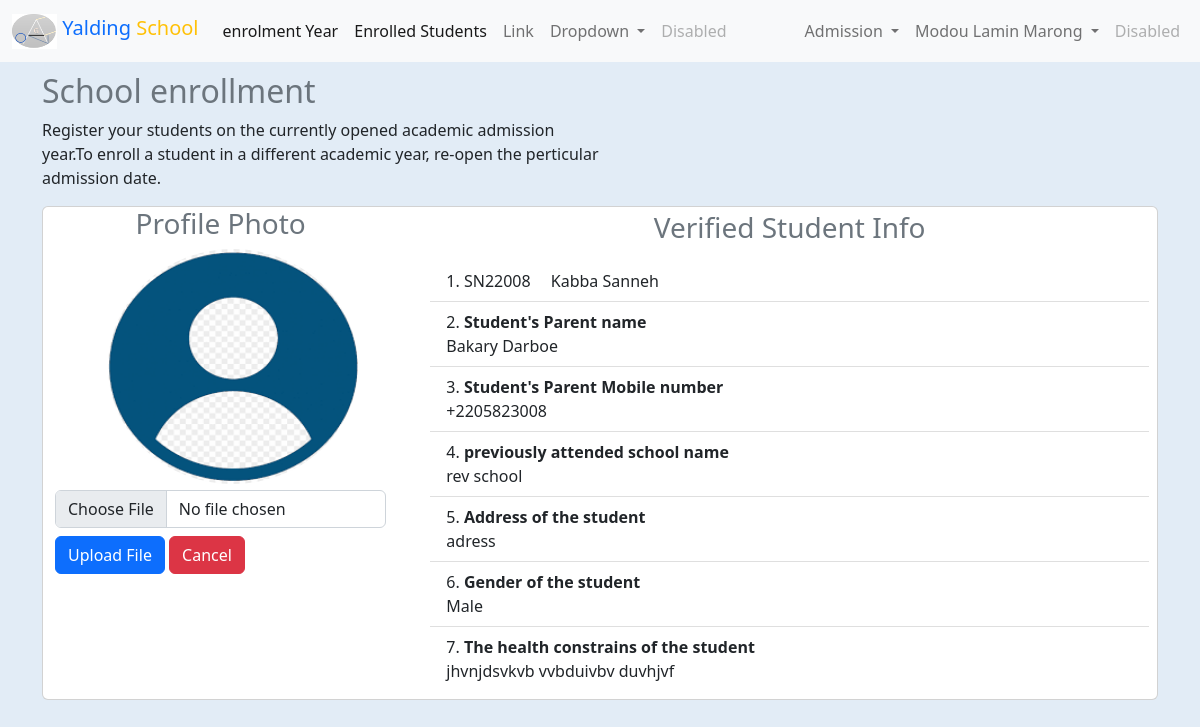
The app's page /app/users/admin/admission/file-profile.php?complete=22008 (signed in) with its own data.
### tables this page shows
CREATE TABLE `users` (
  `user_id` int(11) NOT NULL,
  `full_name` varchar(100) NOT NULL,
  `email` varchar(100) DEFAULT NULL,
  `user_name` varchar(150) NOT NULL,
  `password` varchar(200) NOT NULL,
  `user_role` varchar(75) DEFAULT NULL,
  `user_type` tinyint(4) NOT NULL DEFAULT 2,
  `gender` varchar(10) DEFAULT NULL,
  `tele` varchar(50) DEFAULT NULL,
  `mobile` varchar(50) DEFAULT NULL,
  `address` varchar(15) DEFAULT NULL,
  `join_date` timestamp NULL DEFAULT current_timestamp(),
  `last_login` timestamp NULL DEFAULT NULL,
  `change_password` tinyint(4) NOT NULL DEFAULT 0,
  `status` tinyint(4) NOT NULL DEFAULT 0,
  `permission` tinyint(4) NOT NULL DEFAULT 1,
  `deleted` tinyint(4) NOT NULL DEFAULT 0
);

CREATE TABLE `enroll_student` (
  `record_id` int(11) NOT NULL,
  `stud_id` varchar(25) NOT NULL,
  `stud_name` varchar(50) NOT NULL,
  `stud_parent_name` varchar(50) NOT NULL,
  `stud_parent_mobile` varchar(50) NOT NULL,
  `stud_prev_sch` varchar(200) DEFAULT NULL,
  `stud_address` varchar(75) DEFAULT NULL,
  `stud_gender` varchar(50) DEFAULT NULL,
  `stud_place_birth` varchar(100) DEFAULT NULL,
  `stud_date_brith` datetime DEFAULT NULL,
  `health_relate_problem` text DEFAULT NULL,
  `stud_enroll_yr` varchar(50) NOT NULL,
  `enroll_class` varchar(100) DEFAULT NULL,
  `stud_inputted_by` varchar(50) DEFAULT NULL,
  `stud_inputted_at` datetime NOT NULL DEFAULT current_timestamp(),
  `stud_deleted_by` varchar(50) DEFAULT NULL,
  `stud_deleted_at` datetime DEFAULT NULL,
  `stud_prof_photo_url` text DEFAULT NULL,
  `enroll_done` tinyint(4) NOT NULL DEFAULT 0,
  `auth_enroll` tinyint(4) NOT NULL DEFAULT 0,
  `auth_enroll_by` varchar(50) DEFAULT NULL
);

### app/users/admin/includes.php (called while the page is built, shortened)
<?php
include(ROOT . DS . "app" . DS . "components" . DS . "admin_nav.php");

### core/init.php (called while the page is built, shortened)
<?php
$db = mysqli_connect(DB_HOST, DB_USER, DB_PASSWORD, DB);
if (isset($_SESSION['ADMIN_USER_SESSIONS'])) {
    $admin_id = $_SESSION['ADMIN_USER_SESSIONS'];
    $query = $db->query("SELECT * FROM `users` WHERE `user_id` = '{$admin_id}'");
    $user_data = mysqli_fetch_assoc($query);
    $fn = explode(' ', $user_data['full_name']);
    $user_data['first'] = $fn[0];
    $auth_user_role = $user_data['user_role'];
}
include(ROOT . DS . "core" . DS . "head.php");
require_once(ROOT . DS . "core" . DS . "func.php");

### core/func.php (called while the page is built, shortened)
<?php
function sanitize($dirty)
{
    return htmlentities($dirty, ENT_QUOTES, "UTF-8");
}

### app/users/admin/admission/file-profile.php (the view, shortened to what this page needs)
<?php
require_once $_SERVER['DOCUMENT_ROOT'] . './schoolapp/core/init.php';
include './../includes.php';
if (isset($_GET['complete'])) {
    $student_id = (int)sanitize($_GET['complete']);
    $complete_val = $db->query("SELECT * FROM `enroll_student` WHERE `stud_id` = '{$student_id}'");
    $complete_photo = $db->query("SELECT * FROM `enroll_student` WHERE `stud_id` = '{$student_id}'");
    $photo = mysqli_fetch_assoc($complete_photo);
?>
    <br>
    <div class="container-fluid mt-5">
        <div class="grid">
            <section>
                <div class="col">
                    <div class="container">
                        <div class="col-md-6">
                            <h2 class="text-secondary">School enrollment</h2>
                            <p>Register your students on the currently opened academic
                                admission year.To enroll a student in a different academic
                                year, re-open the perticular admission date.</p>
                        </div>
                    </div>
                </div>
            </section>
            <section>
                <div class="container">
                    <div class="card">
                        <div class="row">
                            <div class="col-md-4">
                                <div class="container">
                                    <div class="row">
                                        <?php if ($photo['stud_prof_photo_url'] == EMPTY_VALUE) : ?>
                                            <div class="col-md-12 user-img mb-5">
                                                <h3 class="text-center text-secondary">Profile Photo</h3>
                                                <img src="<?= PROOT ?>app/photos/user-default.png" class="user-img d-block m-auto mb-2" />
                                            </div>
                                            <form action="file-profile.php?complete=<?= $student_id ?>" method="post" enctype="multipart/form-data">
                                                <div class="mb-2">
                                                    <input type="file" value="Select File" class="form-control form-control" id="photo" name="photo">
                                                </div>
                                                <button type="submit" name="save_photo" class="btn btn-primary mb-5">Upload File</button>
                                                <a href="enroll.php" name="save_photo" class="btn btn-danger mb-5">Cancel</a>
                                            </form>
                                        <?php endif; ?>
                                    </div>
                                </div>
                            </div>
                            <div class="col-md-8">
                                <h3 class="text-center text-secondary mt-1">Verified Student Info</h3>
                                <?php while ($stud_info = mysqli_fetch_assoc($complete_val)) : ?>
                                    <ol class="list-group list-group-numbered list-group-flush p-2">
                                        <li class="list-group-item">SN<?= $stud_info['stud_id'] ?> <span class="ps-3"><?= " " . $stud_info['stud_name'] ?></span></li>
                                        <li class="list-group-item"> <span class="fw-bold">Student's Parent name</span><br>
                                            <?= $stud_info['stud_parent_name'] ?>
                                        </li>
                                        <li class="list-group-item"><span class="fw-bold">Student's Parent Mobile number</span><br>
                                            <?= $stud_info['stud_parent_mobile'] ?>
                                        </li>
                                        <li class="list-group-item"> <span class="fw-bold">previously attended school name</span><br>
                                            <?= $stud_info['stud_prev_sch'] ?>
                                        </li>
                                        <li class="list-group-item"> <span class="fw-bold">Address of the student</span><br>
                                            <?= $stud_info['stud_address'] ?>
                                        </li>
                                        <?php if ($stud_info['stud_gender'] == NULL) : ?>
                                            <li class="list-group-item">
                                                <span class="fw-bold">Gender of the student</span>
                                            </li>
                                        <?php else : ?>
                                            <li class="list-group-item"> <span class="fw-bold">Gender of the student</span><br>
                                                <?= (($stud_info['stud_gender']) == 1) ? "Male" : "Female" ?>
                                            </li>
                                        <?php endif; ?>
                                        <li class="list-group-item"><span class="fw-bold">The health constrains of the student</span><br>
                                            <?= $stud_info['health_relate_problem'] ?>
                                        </li>
                                    </ol>
                                <?php endwhile; ?>
                            </div>
                        </div>
                    </div>
                </div>
            </section>
        </div>
    </div>
<?php }

### app/components/admin_nav.php (shortened to what this page needs)
<nav class="navbar navbar-expand-lg navbar-light bg-light fixed-top style="background-color: #e3f2fd;">
    <div class="container-fluid">
        <a class="navbar-brand" href="<?= ADMIN_DASHBOARD_URL ?>"><span class="text-primary">
                <img src="<?= PROOT ?>app/photos/afang_logo.png" alt="" width="45" height="35" class="d-inline-block align-text-top">
                Yalding</span> <span class="text-warning">School</span>
        </a>
        <div class="collapse navbar-collapse" id="navbarSupportedContent">
            <ul class="navbar-nav me-auto mb-2 mb-lg-0">
                <li class="nav-item">
                <a class="nav-link active" aria-current="page" href="<?=ENROLL_YEAR?>">enrolment Year</a>
                </li>
                <li class="nav-item">
                <a class="nav-link active" aria-current="page" href="<?=ADMIN_ENROLLED_STUDENTS?>">Enrolled Students</a>
                </li>
                <li class="nav-item">
                    <a class="nav-link" href="#">Link</a>
                </li>
                <li class="nav-item dropdown">
                    <a class="nav-link dropdown-toggle" href="#" id="navbarDropdown" role="button" data-bs-toggle="dropdown" aria-expanded="false">
                        Dropdown
                    </a>
                </li>
                <li class="nav-item">
                    <a class="nav-link disabled" href="#" tabindex="-1" aria-disabled="true">Disabled</a>
                </li>
            </ul>
            <ul class="navbar-nav d-flex">
                <?php if ($auth_user_role == ADMIN_USER) : ?>
                    <li class="nav-item dropdown">
                        <a class="nav-link dropdown-toggle" href="#" id="navbarDropdown" role="button" data-bs-toggle="dropdown" aria-expanded="false">
                            Admission
                        </a>
                    </li>
                <?php endif; ?>
                <?php if ($auth_user_role == ADMIN_USER) : ?>
                    <li class="nav-item dropdown">
                        <a class="nav-link dropdown-toggle" href="#" id="navbarDropdown" role="button" data-bs-toggle="dropdown" aria-expanded="false">
                            <?= $user_data['full_name'] ?>
                        </a>
                    </li>
                <?php endif; ?>
                <li class="nav-item">
                    <a class="nav-link disabled" href="#" tabindex="-1" aria-disabled="true">Disabled</a>
                </li>
            </ul>
        </div>
    </div>
</nav>

### css/main.css (style rules this page uses)
body { background-color: #e2ecf6; }
.user-img { border-radius: 50%; width: 250px; height: 235px; margin: 0 auto; }

### records on screen
users: full_name "Modou Lamin Marong"
enroll_student: stud "22008", stud_name "Kabba Sanneh", stud_parent_name "Bakary Darboe", stud_parent_mobile "+2205823008", stud_prev_sch "rev school", stud_address "adress", stud_gender "Gender of the student", health_relate_problem "jhvnjdsvkvb vvbduivbv duvhjvf"
